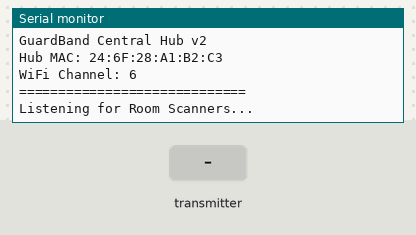
A sketch run on a simulated ESP32. Parts: the last lines printed to the serial monitor. The inputs (shaded band) are chosen by the test bench. WiFi joins after 1.5 s; servers stay silent unless stated; the local clock reads 2024-03-15 10:24:30 at power-on unless the sketch sets it; not simulated (calls return 0 or success): secrets.example.h.

Above: at 3.7 s.
3.8 s: the transmitter starts sending roomName = Kitchen
At 4.12 s:
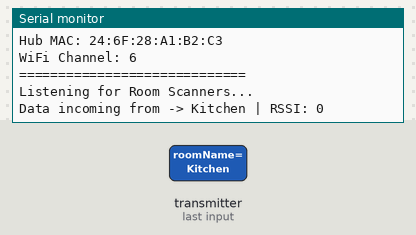
5.8 s: the transmitter starts sending roomName = Outdoors
At 6.12 s:
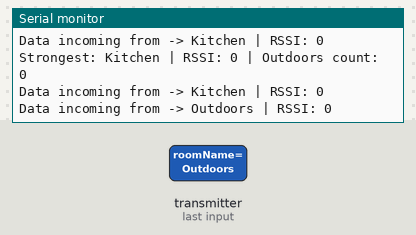
7.8 s: the transmitter starts sending rssi = 1024
At 8.12 s:
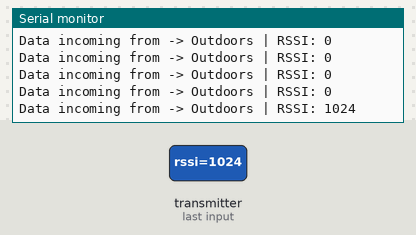
9.3 s: the transmitter starts sending rssi = 2048
At 9.62 s:
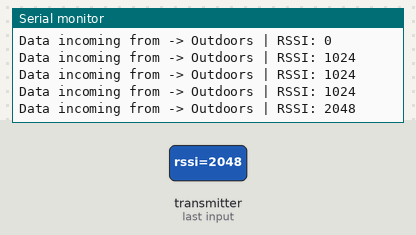
Timing chart, 0 to 11.8 s (numbered marks = the images above; inputs shaded):
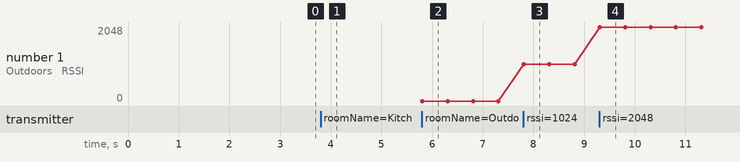

Measured:
- after the input at 3.8 s, the serial monitor: prints a new line at once (image 1)
- after the input at 5.8 s, the serial monitor: prints a new line at once (image 2)
- after the input at 7.8 s, the serial monitor: prints a new line at once (image 3)
- after the input at 9.3 s, the serial monitor: prints a new line at once (image 4)
- plotted number 1: 0 → 1024 after the input at 7.8 s, 1024 → 2048 after the input at 9.3 s

The sketch:

Central_Hub.ino
```cpp
/*
 * GeoNest Band
 - CENTRAL HOME HUB (ESP32)
 *
 * ROLE: Sits inside the house, connected to Home Wi-Fi.
 * Listens via ESP-NOW for the 4 Room Scanners. Determines which room
 * the child is in based on RSSI strength and updates Firebase instantly
 * using high-speed home internet, bypassing the wristband's SIM800L.
 */

#if __has_include("secrets.h")
#include "secrets.h"
#else
#include "secrets.example.h"
#endif

#include <esp_now.h>
#include <WiFi.h>
#include <HTTPClient.h>
#include <WiFiClientSecure.h>
#include <time.h>

// ==============================================================================
// CONFIGURATION
// ==============================================================================

// The structure that the Room Scanners will send to this Hub
typedef struct struct_message {
  char roomName[32];
  int rssi;
} struct_message;

struct_message incomingData;

// Memory to store the latest values from all 4 rooms
int livingRoomRSSI = -100;
int diningRoomRSSI = -100;
int bedRoomRSSI = -100;
int kitchenRSSI = -100;

unsigned long lastUploadTime = 0;

// --- STABILITY IMPROVEMENTS ---
#define EVAL_INTERVAL 5000       // Evaluate room every 5s (was 3s — too fast vs 4.2s ping rate)
#define RSSI_DECAY 3             // Decay by -3 per cycle (was -10 — too aggressive)
#define OUTDOORS_THRESHOLD -90   // RSSI below this = signal lost
#define OUTDOORS_DEBOUNCE 2      // Must be below threshold for N consecutive cycles before Outdoors

int outdoorsCount = 0;           // Debounce counter for Outdoors detection
String lastReportedRoom = "";    // Track room transitions for timestamp

// ==============================================================================
// ESP-NOW CALLBACK (When a Room Scanner sends data)
// ==============================================================================
void OnDataRecv(const esp_now_recv_info_t * info, const uint8_t *incomingDataPtr, int len) {
  // IMPORTANT: Only process packets that match our room report size
  // This filters out wristband broadcast pings (20 bytes) vs room reports (36 bytes)
  if (len != sizeof(incomingData)) {
    Serial.print("Ignoring non-room packet (size: ");
    Serial.print(len);
    Serial.println(")");
    return;
  }

  memcpy(&incomingData, incomingDataPtr, sizeof(incomingData));

  String room = String(incomingData.roomName);
  int signal = incomingData.rssi;

  Serial.print("Data incoming from -> ");
  Serial.print(room);
  Serial.print(" | RSSI: ");
  Serial.println(signal);

  // Update our internal memory
  if (room == "Living Room") livingRoomRSSI = signal;
  else if (room == "Dining Room") diningRoomRSSI = signal;
  else if (room == "Bed Room") bedRoomRSSI = signal;
  else if (room == "Kitchen") kitchenRSSI = signal;
}

// ==============================================================================
// CLOUD UPLOAD LOGIC
// ==============================================================================
void updateFirebase(String currentRoom) {
  if(WiFi.status() == WL_CONNECTED) {
    if (!String(FIREBASE_HOST).startsWith("https://") ||
        String(FIREBASE_AUTH).isEmpty() || String(FIREBASE_ROOT_CA).isEmpty() ||
        time(nullptr) < 1700000000) return;
    WiFiClientSecure *client = new WiFiClientSecure;
    if(client) {

      client->setCACert(FIREBASE_ROOT_CA);
      HTTPClient http;

      // The path is now part of the FIREBASE_HOST constant
      String fullUrl = String(FIREBASE_HOST) + "?auth=" + FIREBASE_AUTH;

      http.begin(*client, fullUrl);
      http.addHeader("Content-Type", "application/json");

      // Build payload with currentRoom, per-room RSSI, and lastUpdated
      // Only add lastRoomChange timestamp when the room actually changes
      String payload = "{\"currentRoom\":\"" + currentRoom + "\""
                       ",\"roomRSSI\":{\"Living Room\":" + String(livingRoomRSSI)
                       + ",\"Dining Room\":" + String(diningRoomRSSI)
                       + ",\"Bed Room\":" + String(bedRoomRSSI)
                       + ",\"Kitchen\":" + String(kitchenRSSI) + "}"
                       ",\"lastUpdated\":{\".sv\":\"timestamp\"}";

      // Add lastRoomChange when room transitions occur
      if (currentRoom != lastReportedRoom && currentRoom != "Outdoors") {
        payload += ",\"lastRoomChange\":{\".sv\":\"timestamp\"}";
      }

      payload += "}";

      int httpResponseCode = http.PATCH(payload);

      if (httpResponseCode >= 200 && httpResponseCode < 300) {
        Serial.print("Firebase Update OK (");
        Serial.print(httpResponseCode);
        Serial.println(")");
      } else {
        Serial.print("Firebase Update FAILED: ");
        Serial.println(httpResponseCode);
      }

      http.end();
      delete client;
    }
  }
}

// ==============================================================================
// SETUP AND LOOP
// ==============================================================================
void setup() {
  Serial.begin(115200);
  delay(1000);

  // Connect to Wi-Fi to establish internet connection for Webhook uploads.
  // This forces the Hub radio to use the router's assigned Wi-Fi channel.
  WiFi.mode(WIFI_STA);
  WiFi.begin(WIFI_SSID, WIFI_PASSWORD);
  configTime(0, 0, "time.google.com");
  Serial.print("Connecting to WiFi");
  while (WiFi.status() != WL_CONNECTED) {
    delay(500);
    Serial.print(".");
  }
  Serial.println("\nConnected to WiFi!");

  Serial.println("=============================");
  Serial.println("GuardBand Central Hub v2");
  Serial.print("Hub MAC: ");
  Serial.println(WiFi.macAddress());
  Serial.print("WiFi Channel: ");
  Serial.println(WiFi.channel());
  Serial.println("=============================");

  // Initialize ESP-NOW
  if (esp_now_init() != ESP_OK) {
    Serial.println("Error initializing ESP-NOW");
    return;
  }

  // Register Callback
  esp_now_register_recv_cb(OnDataRecv);
  Serial.println("Listening for Room Scanners...");
}

void loop() {
  // Evaluate room every 5 seconds (aligned with ~4.2s ping rate)
  if (millis() - lastUploadTime > EVAL_INTERVAL) {
    // Find strongest room
    String strongestRoom = "Living Room";
    int maxRSSI = livingRoomRSSI;

    if (diningRoomRSSI > maxRSSI) { maxRSSI = diningRoomRSSI; strongestRoom = "Dining Room"; }
    if (bedRoomRSSI > maxRSSI) { maxRSSI = bedRoomRSSI; strongestRoom = "Bed Room"; }
    if (kitchenRSSI > maxRSSI) { maxRSSI = kitchenRSSI; strongestRoom = "Kitchen"; }

    // Outdoors hysteresis: require N consecutive cycles below threshold
    if (maxRSSI < OUTDOORS_THRESHOLD) {
      outdoorsCount++;
      if (outdoorsCount >= OUTDOORS_DEBOUNCE) {
        strongestRoom = "Outdoors";
      } else {
        // Not yet confirmed — keep the last known room
        strongestRoom = lastReportedRoom.length() > 0 ? lastReportedRoom : "Outdoors";
        Serial.print("Outdoors debounce (");
        Serial.print(outdoorsCount);
        Serial.print("/");
        Serial.print(OUTDOORS_DEBOUNCE);
        Serial.println(")");
      }
    } else {
      // Signal is good — reset debounce counter
      outdoorsCount = 0;
    }

    Serial.print("Strongest: ");
    Serial.print(strongestRoom);
    Serial.print(" | RSSI: ");
    Serial.print(maxRSSI);
    Serial.print(" | Outdoors count: ");
    Serial.println(outdoorsCount);

    // Upload to Firebase (only after evaluation, not during)
    updateFirebase(strongestRoom);

    // Track room transitions
    lastReportedRoom = strongestRoom;

    // Gentle decay so stale rooms clear gradually (~30 seconds from -55 to below -90)
    livingRoomRSSI -= RSSI_DECAY;
    diningRoomRSSI -= RSSI_DECAY;
    bedRoomRSSI -= RSSI_DECAY;
    kitchenRSSI -= RSSI_DECAY;

    lastUploadTime = millis();
  }

  delay(100);
}
```

secrets.example.h
```cpp
#pragma once

#define WIFI_SSID "YOUR_WIFI_SSID"
#define WIFI_PASSWORD "YOUR_WIFI_PASSWORD"
// Replace with the station MAC printed by your central hub.
#define HUB_MAC {0, 0, 0, 0, 0, 0}
```
